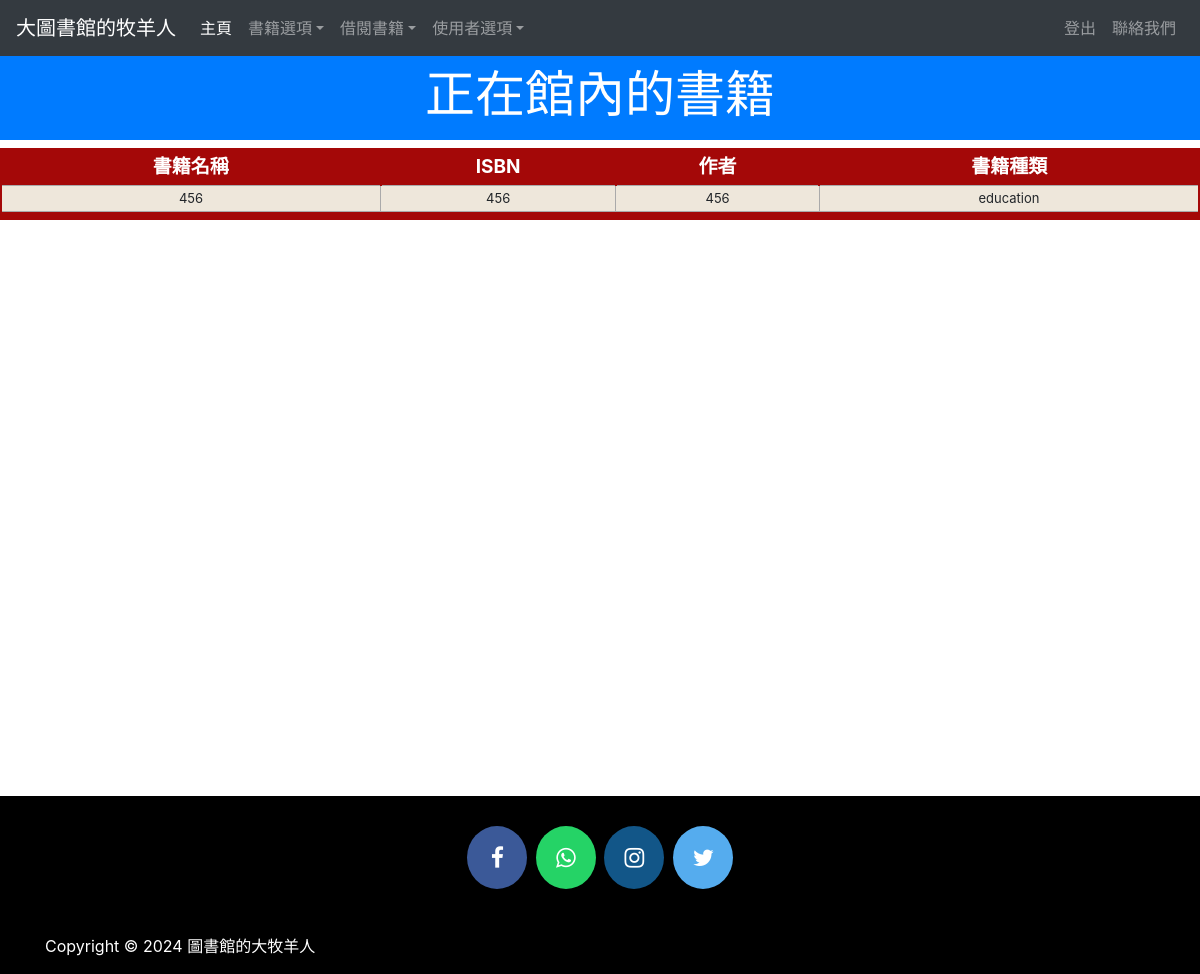
The app's page /viewbook (signed in) with its own data.
### library/models.py (models this page shows, shortened)
class Book(models.Model):
    catchoice= [
        ('education', 'Education'),
        ('entertainment', 'Entertainment'),
        ('comics', 'Comics'),
        ('biography', 'Biographie'),
        ('history', 'History'),
        ]
    name=models.CharField(max_length=30)
    isbn=models.PositiveIntegerField()
    author=models.CharField(max_length=40)
    category=models.CharField(max_length=30,choices=catchoice,default='education')

### library/views.py (the view)
# urls.py: path('viewbook', views.viewbook_view),
@login_required(login_url='adminlogin')
@user_passes_test(is_admin)
def viewbook_view(request):
    books=models.Book.objects.all()
    return render(request,'library/viewbook.html',{'books':books})

### library/views.py (called while the page is built)
def is_admin(user):
    if user.is_superuser or user.is_staff:
        return True
    else:
        return False

### library/templates/library/viewbook.html (shortened to what this page needs)
<!DOCTYPE html>
<html lang="en" dir="ltr">
  <head>
  </head>
  <body>
    {% include "library/navbaradmin.html" %}
    <br>
    <br>
    <h3 class="p-3 mb-2 bg-primary text-white" style = 'font-size: 50px;text-align:center;'>正在館內的書籍</h3>
{% if books%}
<table class="redTable">
<thead>
<tr>
<th>書籍名稱</th>
<th>ISBN</th>
<th>作者</th>
<th>書籍種類</th>
</tr>
</thead>
<tfoot>
<tr>
<td colspan="4" rowspan="4">
</td>
</tr>
</tfoot>
<tbody>
  {% for book in books %}
    <tr>
      <td>{{book.name}}</td>
      <td>{{book.isbn}}</td>
      <td>{{book.author}}</td>
      <td>{{book.category}}</td>
    </tr>
  {% endfor %}
</tbody>
</table>
{%else%}
<h1>剩餘 0 本</h1>
{%endif%}
<br><br><br><br><br><br><br><br><br><br><br><br><br><br><br><br><br><br><br><br><br><br><br><br>
    {% include "library/footer.html" %}
  </body>
</html>

### library/templates/library/viewbook.html (style rules this page uses)
table.redTable { border: 2px solid #A40808; background-color: #EEE7DB; width: 100%; text-align: center; border-collapse: collapse; }
table.redTable td, table.redTable th { border: 1px solid #AAAAAA; padding: 3px 2px; }
table.redTable tbody td { font-size: 13px; }
table.redTable thead { background: #A40808; }
table.redTable thead th { font-size: 19px; font-weight: bold; color: #FFFFFF; text-align: center; border-left: 2px solid #A40808; }
table.redTable thead th:first-child { border-left: none; }
table.redTable tfoot { font-size: 13px; font-weight: bold; color: #FFFFFF; background: #A40808; }
table.redTable tfoot td { font-size: 13px; }

### records on screen
Book: name "456", isbn "456", author "456", category "education"
